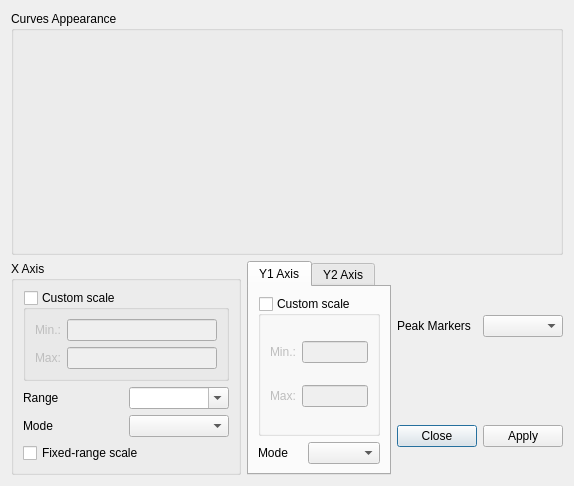
<ui version="4.0" >
 <class>TauPlotConfigDialog</class>
 <widget class="QDialog" name="TauPlotConfigDialog" >
  <property name="geometry" >
   <rect>
    <x>0</x>
    <y>0</y>
    <width>573</width>
    <height>486</height>
   </rect>
  </property>
  <property name="windowTitle" >
   <string>Configure plot</string>
  </property>
  <property name="modal" >
   <bool>true</bool>
  </property>
  <layout class="QGridLayout" >
   <item row="0" column="0" colspan="3" >
    <widget class="QGroupBox" name="curveAppearanceGB" >
     <property name="title" >
      <string>Curves Appearance</string>
     </property>
    </widget>
   </item>
   <item rowspan="2" row="1" column="0" >
    <widget class="QGroupBox" name="xGroupBox" >
     <property name="title" >
      <string>X Axis</string>
     </property>
     <layout class="QGridLayout" >
      <item row="0" column="0" colspan="2" >
       <widget class="QGroupBox" name="xAutoGroupBox" >
        <property name="toolTip" >
         <string>Customize scale range (this disables autoscaling)</string>
        </property>
        <property name="title" >
         <string>Custom scale</string>
        </property>
        <property name="checkable" >
         <bool>true</bool>
        </property>
        <property name="checked" >
         <bool>false</bool>
        </property>
        <layout class="QGridLayout" >
         <item row="0" column="0" >
          <widget class="QLabel" name="xLabelMin" >
           <property name="text" >
            <string>Min.:</string>
           </property>
          </widget>
         </item>
         <item row="0" column="1" >
          <widget class="QLineEdit" name="xEditMin" >
           <property name="minimumSize" >
            <size>
             <width>150</width>
             <height>0</height>
            </size>
           </property>
          </widget>
         </item>
         <item row="1" column="0" >
          <widget class="QLabel" name="xLabelMax" >
           <property name="text" >
            <string>Max:</string>
           </property>
          </widget>
         </item>
         <item row="1" column="1" >
          <widget class="QLineEdit" name="xEditMax" >
           <property name="minimumSize" >
            <size>
             <width>150</width>
             <height>0</height>
            </size>
           </property>
          </widget>
         </item>
        </layout>
       </widget>
      </item>
      <item row="1" column="0" >
       <widget class="QLabel" name="xLabelRange" >
        <property name="text" >
         <string>Range</string>
        </property>
       </widget>
      </item>
      <item row="1" column="1" >
       <widget class="QComboBox" name="xRangeCB" >
        <property name="editable" >
         <bool>true</bool>
        </property>
       </widget>
      </item>
      <item row="2" column="0" >
       <widget class="QLabel" name="xModeLabel" >
        <property name="text" >
         <string>Mode</string>
        </property>
       </widget>
      </item>
      <item row="2" column="1" >
       <widget class="QComboBox" name="xModeComboBox" />
      </item>
      <item row="3" column="0" colspan="2" >
       <widget class="QCheckBox" name="xDynScaleCheckBox" >
        <property name="toolTip" >
         <string>&lt;html>&lt;head>&lt;meta name="qrichtext" content="1" />&lt;style type="text/css">
p, li { white-space: pre-wrap; }
&lt;/style>&lt;/head>&lt;body style=" font-family:'Sans Serif'; font-size:10pt; font-weight:400; font-style:normal;">
&lt;p style=" margin-top:0px; margin-bottom:0px; margin-left:0px; margin-right:0px; -qt-block-indent:0; text-indent:0px;">&lt;span style=" font-size:9pt; font-style:italic;">AKA&lt;/span>&lt;span style=" font-size:9pt;">, "Trend Mode":&lt;/span>&lt;/p>
&lt;p style=" margin-top:0px; margin-bottom:0px; margin-left:0px; margin-right:0px; -qt-block-indent:0; text-indent:0px; font-size:9pt;">(If checked, the X scale range will be kept constant but its offset will move to guarantee that the newest point is shown.)&lt;/p>
&lt;p style="-qt-paragraph-type:empty; margin-top:0px; margin-bottom:0px; margin-left:0px; margin-right:0px; -qt-block-indent:0; text-indent:0px; font-size:9pt;">&lt;/p>&lt;/body>&lt;/html></string>
        </property>
        <property name="text" >
         <string>Fixed-range scale</string>
        </property>
       </widget>
      </item>
     </layout>
    </widget>
   </item>
   <item rowspan="2" row="1" column="1" >
    <widget class="QTabWidget" name="tabWidget" >
     <property name="sizePolicy" >
      <sizepolicy vsizetype="Preferred" hsizetype="Preferred" >
       <horstretch>0</horstretch>
       <verstretch>0</verstretch>
      </sizepolicy>
     </property>
     <property name="currentIndex" >
      <number>0</number>
     </property>
     <widget class="QWidget" name="y1Tab" >
      <attribute name="title" >
       <string>Y1 Axis</string>
      </attribute>
      <layout class="QGridLayout" >
       <item row="0" column="0" colspan="2" >
        <widget class="QGroupBox" name="y1AutoGroupBox" >
         <property name="toolTip" >
          <string>Customize scale range (this disables autoscaling)</string>
         </property>
         <property name="title" >
          <string>Custom scale</string>
         </property>
         <property name="checkable" >
          <bool>true</bool>
         </property>
         <property name="checked" >
          <bool>false</bool>
         </property>
         <layout class="QGridLayout" >
          <item row="0" column="0" >
           <widget class="QLabel" name="y1LabelMin" >
            <property name="text" >
             <string>Min.:</string>
            </property>
           </widget>
          </item>
          <item row="0" column="1" >
           <widget class="QLineEdit" name="y1EditMin" />
          </item>
          <item row="1" column="0" >
           <widget class="QLabel" name="y1LabelMax" >
            <property name="text" >
             <string>Max:</string>
            </property>
           </widget>
          </item>
          <item row="1" column="1" >
           <widget class="QLineEdit" name="y1EditMax" />
          </item>
         </layout>
        </widget>
       </item>
       <item row="1" column="0" >
        <widget class="QLabel" name="y1ModeLabel" >
         <property name="text" >
          <string>Mode</string>
         </property>
        </widget>
       </item>
       <item row="1" column="1" >
        <widget class="QComboBox" name="y1ModeComboBox" />
       </item>
      </layout>
     </widget>
     <widget class="QWidget" name="y2Tab" >
      <attribute name="title" >
       <string>Y2 Axis</string>
      </attribute>
      <layout class="QGridLayout" >
       <item row="0" column="0" colspan="2" >
        <widget class="QGroupBox" name="y2AutoGroupBox" >
         <property name="toolTip" >
          <string>Customize scale range (this disables autoscaling)</string>
         </property>
         <property name="title" >
          <string>Custom scale</string>
         </property>
         <property name="checkable" >
          <bool>true</bool>
         </property>
         <property name="checked" >
          <bool>false</bool>
         </property>
         <layout class="QGridLayout" >
          <item row="0" column="0" >
           <widget class="QLabel" name="y2LabelMin" >
            <property name="text" >
             <string>Min.:</string>
            </property>
           </widget>
          </item>
          <item row="0" column="1" >
           <widget class="QLineEdit" name="y2EditMin" />
          </item>
          <item row="1" column="0" >
           <widget class="QLabel" name="y2LabelMax" >
            <property name="text" >
             <string>Max:</string>
            </property>
           </widget>
          </item>
          <item row="1" column="1" >
           <widget class="QLineEdit" name="y2EditMax" />
          </item>
         </layout>
        </widget>
       </item>
       <item row="1" column="0" >
        <widget class="QLabel" name="y2ModeLabel" >
         <property name="text" >
          <string>Mode</string>
         </property>
        </widget>
       </item>
       <item row="1" column="1" >
        <widget class="QComboBox" name="y2ModeComboBox" />
       </item>
      </layout>
     </widget>
    </widget>
   </item>
   <item row="1" column="2" >
    <layout class="QHBoxLayout" >
     <item>
      <widget class="QLabel" name="y1PeaksLabel" >
       <property name="text" >
        <string>Peak Markers</string>
       </property>
      </widget>
     </item>
     <item>
      <widget class="QComboBox" name="peaksComboBox" />
     </item>
    </layout>
   </item>
   <item row="2" column="2" >
    <widget class="QDialogButtonBox" name="buttonBox" >
     <property name="sizePolicy" >
      <sizepolicy vsizetype="Fixed" hsizetype="Preferred" >
       <horstretch>0</horstretch>
       <verstretch>0</verstretch>
      </sizepolicy>
     </property>
     <property name="orientation" >
      <enum>Qt::Horizontal</enum>
     </property>
     <property name="standardButtons" >
      <set>QDialogButtonBox::Apply|QDialogButtonBox::Close|QDialogButtonBox::NoButton</set>
     </property>
    </widget>
   </item>
  </layout>
 </widget>
 <resources/>
 <connections>
  <connection>
   <sender>xDynScaleCheckBox</sender>
   <signal>toggled(bool)</signal>
   <receiver>xLabelRange</receiver>
   <slot>setVisible(bool)</slot>
   <hints>
    <hint type="sourcelabel" >
     <x>77</x>
     <y>449</y>
    </hint>
    <hint type="destinationlabel" >
     <x>40</x>
     <y>402</y>
    </hint>
   </hints>
  </connection>
  <connection>
   <sender>xDynScaleCheckBox</sender>
   <signal>toggled(bool)</signal>
   <receiver>xRangeCB</receiver>
   <slot>setVisible(bool)</slot>
   <hints>
    <hint type="sourcelabel" >
     <x>125</x>
     <y>445</y>
    </hint>
    <hint type="destinationlabel" >
     <x>131</x>
     <y>399</y>
    </hint>
   </hints>
  </connection>
  <connection>
   <sender>xDynScaleCheckBox</sender>
   <signal>toggled(bool)</signal>
   <receiver>xAutoGroupBox</receiver>
   <slot>setHidden(bool)</slot>
   <hints>
    <hint type="sourcelabel" >
     <x>73</x>
     <y>446</y>
    </hint>
    <hint type="destinationlabel" >
     <x>83</x>
     <y>365</y>
    </hint>
   </hints>
  </connection>
 </connections>
</ui>
